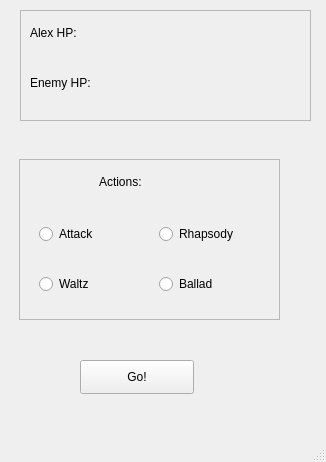
<?xml version="1.0" encoding="UTF-8"?>
<ui version="4.0">
 <class>Battle</class>
 <widget class="QMainWindow" name="Battle">
  <property name="geometry">
   <rect>
    <x>0</x>
    <y>0</y>
    <width>326</width>
    <height>462</height>
   </rect>
  </property>
  <property name="windowTitle">
   <string>MainWindow</string>
  </property>
  <widget class="QWidget" name="centralwidget">
   <widget class="QFrame" name="frame_top">
    <property name="geometry">
     <rect>
      <x>20</x>
      <y>10</y>
      <width>291</width>
      <height>111</height>
     </rect>
    </property>
    <property name="frameShape">
     <enum>QFrame::StyledPanel</enum>
    </property>
    <property name="frameShadow">
     <enum>QFrame::Raised</enum>
    </property>
    <widget class="QLabel" name="label_player_hp">
     <property name="geometry">
      <rect>
       <x>10</x>
       <y>10</y>
       <width>90</width>
       <height>26</height>
      </rect>
     </property>
     <property name="text">
      <string>Alex HP:</string>
     </property>
    </widget>
    <widget class="QLabel" name="label_enemy_hp">
     <property name="geometry">
      <rect>
       <x>10</x>
       <y>60</y>
       <width>121</width>
       <height>26</height>
      </rect>
     </property>
     <property name="text">
      <string>Enemy HP:</string>
     </property>
    </widget>
    <widget class="QLabel" name="label_player_hp_display">
     <property name="geometry">
      <rect>
       <x>110</x>
       <y>10</y>
       <width>90</width>
       <height>26</height>
      </rect>
     </property>
     <property name="text">
      <string/>
     </property>
    </widget>
    <widget class="QLabel" name="label_enemy_hp_display">
     <property name="geometry">
      <rect>
       <x>130</x>
       <y>60</y>
       <width>90</width>
       <height>26</height>
      </rect>
     </property>
     <property name="text">
      <string/>
     </property>
    </widget>
   </widget>
   <widget class="QFrame" name="frame_middle">
    <property name="geometry">
     <rect>
      <x>19</x>
      <y>159</y>
      <width>261</width>
      <height>161</height>
     </rect>
    </property>
    <property name="frameShape">
     <enum>QFrame::StyledPanel</enum>
    </property>
    <property name="frameShadow">
     <enum>QFrame::Raised</enum>
    </property>
    <widget class="QRadioButton" name="radioButton_attack">
     <property name="geometry">
      <rect>
       <x>20</x>
       <y>60</y>
       <width>131</width>
       <height>30</height>
      </rect>
     </property>
     <property name="text">
      <string>Attack</string>
     </property>
    </widget>
    <widget class="QRadioButton" name="radioButton_waltz">
     <property name="geometry">
      <rect>
       <x>20</x>
       <y>110</y>
       <width>131</width>
       <height>30</height>
      </rect>
     </property>
     <property name="text">
      <string>Waltz</string>
     </property>
    </widget>
    <widget class="QRadioButton" name="radioButton_rhapsody">
     <property name="geometry">
      <rect>
       <x>140</x>
       <y>60</y>
       <width>131</width>
       <height>30</height>
      </rect>
     </property>
     <property name="text">
      <string>Rhapsody</string>
     </property>
    </widget>
    <widget class="QRadioButton" name="radioButton_ballad">
     <property name="geometry">
      <rect>
       <x>140</x>
       <y>110</y>
       <width>131</width>
       <height>30</height>
      </rect>
     </property>
     <property name="text">
      <string>Ballad</string>
     </property>
    </widget>
    <widget class="QLabel" name="label_actions">
     <property name="geometry">
      <rect>
       <x>80</x>
       <y>10</y>
       <width>90</width>
       <height>26</height>
      </rect>
     </property>
     <property name="text">
      <string>Actions:</string>
     </property>
    </widget>
   </widget>
   <widget class="QPushButton" name="pushButton_go">
    <property name="geometry">
     <rect>
      <x>80</x>
      <y>360</y>
      <width>114</width>
      <height>34</height>
     </rect>
    </property>
    <property name="text">
     <string>Go!</string>
    </property>
   </widget>
  </widget>
  <widget class="QMenuBar" name="menubar">
   <property name="geometry">
    <rect>
     <x>0</x>
     <y>0</y>
     <width>326</width>
     <height>22</height>
    </rect>
   </property>
  </widget>
  <widget class="QStatusBar" name="statusbar"/>
 </widget>
 <resources/>
 <connections/>
</ui>
